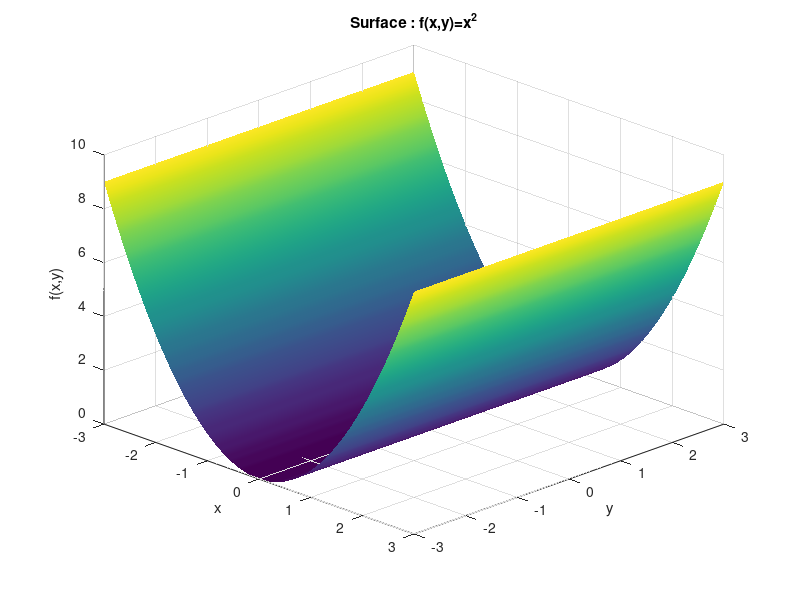
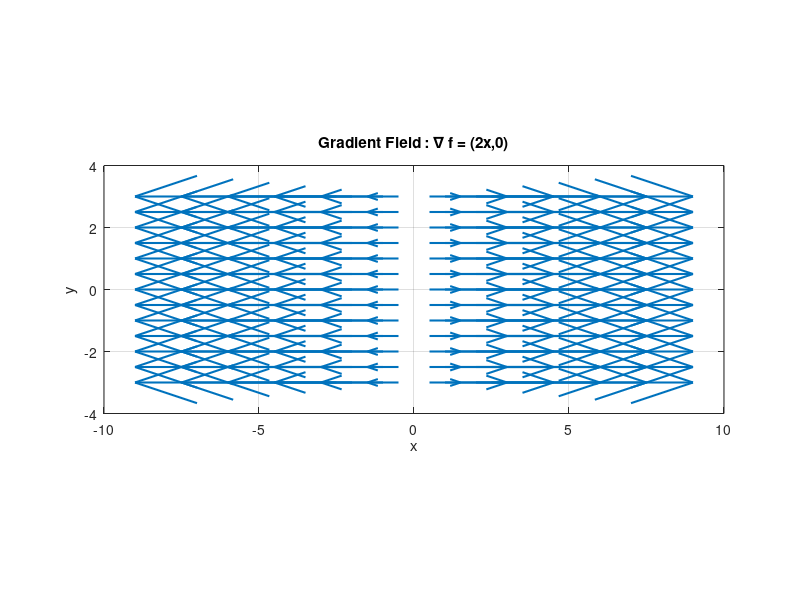
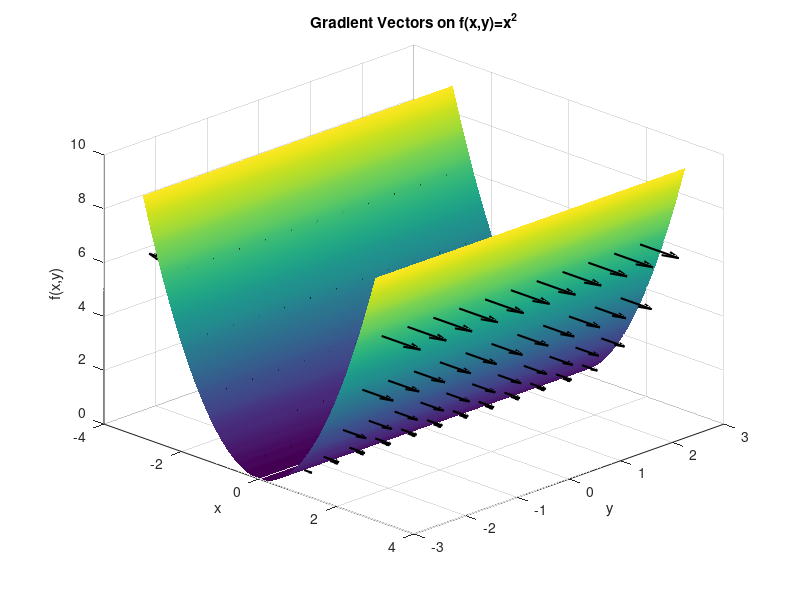

The MATLAB script that drew these images, in order:


%% ==========================================================
%% FUNCTION : f(x,y) = x^2
%% ==========================================================

[x,y] = meshgrid(linspace(-3,3,100));

z = x.^2;

%% ==========================================================
%% FIGURE 1 : SURFACE ONLY
%% ==========================================================

figure('Position',[100 100 900 700])

surf(x,y,z)

shading interp
grid on

xlabel('x')
ylabel('y')
zlabel('f(x,y)')

title('Surface : f(x,y)=x^2')

view(45,30)

%% ==========================================================
%% FIGURE 2 : COMPLETE GRADIENT FIELD
%% ==========================================================

figure('Position',[150 150 900 700])

[xg,yg] = meshgrid(-3:0.5:3,-3:0.5:3);

% Gradient components
Fx = 2*xg;
Fy = zeros(size(yg));

quiver(xg,yg,Fx,Fy,0,...
       'LineWidth',1.5)

grid on
axis equal

xlabel('x')
ylabel('y')

title('Gradient Field : \nabla f = (2x,0)')

xlim([-10 10])
ylim([-4 4])

%% ==========================================================
%% FIGURE 3 : DENSE GRADIENT VECTORS ON THE SURFACE
%% ==========================================================

figure('Position',[200 200 1000 700])

surf(x,y,z)

shading interp
hold on
grid on

xlabel('x')
ylabel('y')
zlabel('f(x,y)')

title('Gradient Vectors on f(x,y)=x^2')

%% Dense grid of points

[xp,yp] = meshgrid(-2.5:0.5:2.5,...
                   -2.5:0.5:2.5);

zp = xp.^2;

%% Gradient

Fx = 2*xp;
Fy = zeros(size(xp));

%% Visual scale

scale = 0.20;

quiver3(xp,yp,zp,...
        scale*Fx,...
        scale*Fy,...
        zeros(size(Fx)),...
        0,...
        'k',...
        'LineWidth',1.5);

view(45,30)
